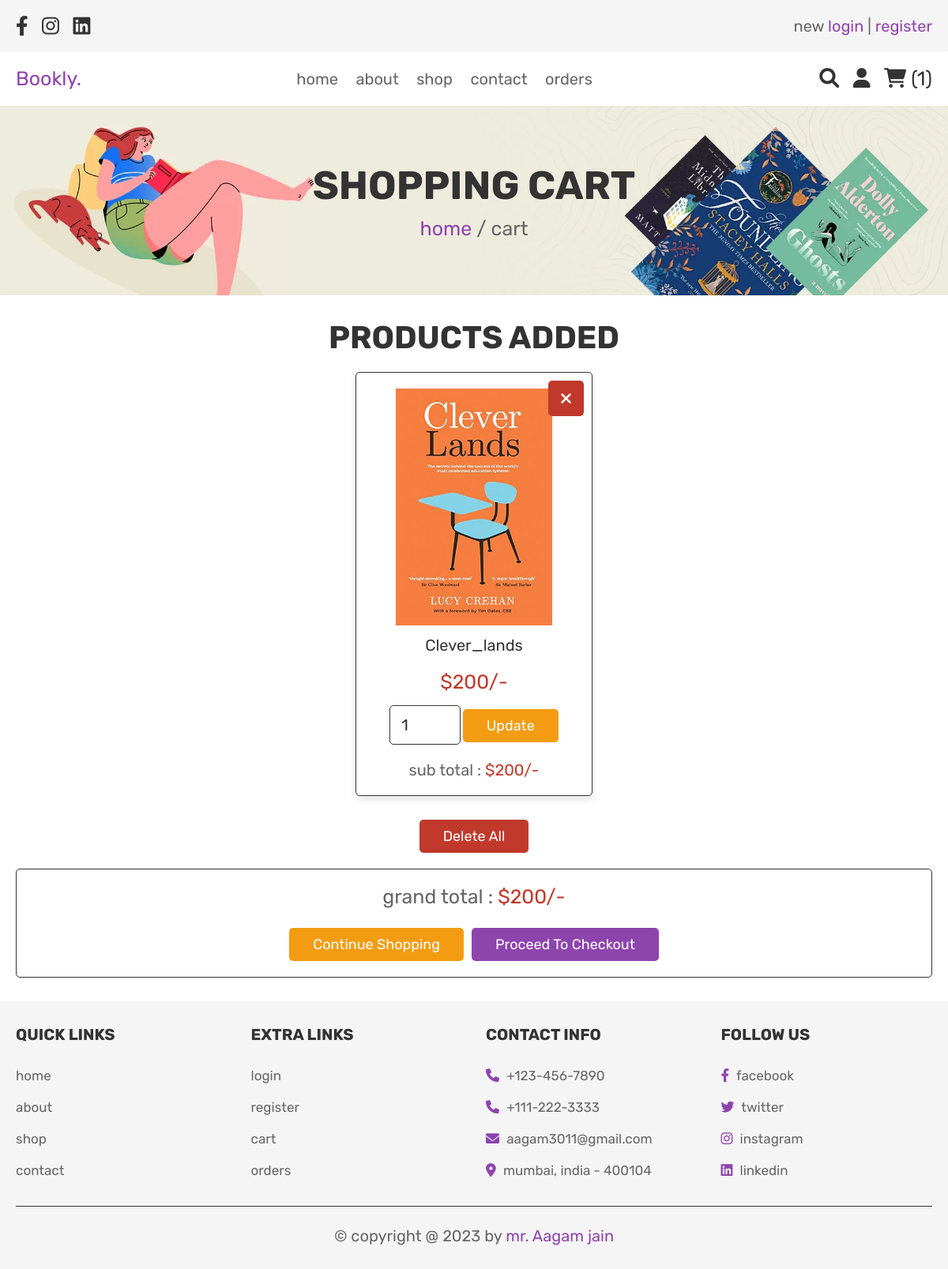
Page /cart.php (signed in) on the committed database.
### tables this page shows
CREATE TABLE `cart` (
  `id` int(100) NOT NULL,
  `user_id` int(100) NOT NULL,
  `name` varchar(192) NOT NULL,
  `price` int(100) NOT NULL,
  `quantity` int(100) NOT NULL,
  `image` varchar(100) NOT NULL
);

### cart.php (the view, shortened to what this page needs)
<?php
include 'config.php';
$user_id = $_SESSION['user_id'];
?>
<!DOCTYPE html>
<html lang="en">
<head>
   <link rel="stylesheet" href="https://cdnjs.cloudflare.com/ajax/libs/font-awesome/6.0.0/css/all.min.css">
   <link rel="stylesheet" href="css/style.css">
</head>
<body>
<?php include 'header.php'; ?>
<div class="heading">
   <h3>shopping cart</h3>
   <p> <a href="home.php">home</a> / cart </p>
</div>
<section class="shopping-cart">
   <h1 class="title">products added</h1>
   <div class="box-container">
      <?php
         $grand_total = 0;
         $select_cart = mysqli_query($conn, "SELECT * FROM `cart` WHERE user_id = '$user_id'") or die('query failed');
         if(mysqli_num_rows($select_cart) > 0){
            while($fetch_cart = mysqli_fetch_assoc($select_cart)){
      ?>
      <div class="box">
         <a href="cart.php?delete=<?php echo $fetch_cart['id']; ?>" class="fas fa-times" onclick="return confirm('delete this from cart?');"></a>
         <img src="uploaded_img/<?php echo $fetch_cart['image']; ?>" alt="">
         <div class="name"><?php echo $fetch_cart['name']; ?></div>
         <div class="price">$<?php echo $fetch_cart['price']; ?>/-</div>
         <form action="" method="post">
            <input type="number" min="1" name="cart_quantity" value="<?php echo $fetch_cart['quantity']; ?>">
            <input type="submit" name="update_cart" value="update" class="option-btn">
         </form>
         <div class="sub-total"> sub total : <span>$<?php echo $sub_total = ($fetch_cart['quantity'] * $fetch_cart['price']); ?>/-</span> </div>
      </div>
      <?php
      $grand_total += $sub_total;
         }
      }else{
         echo '<p class="empty">your cart is empty</p>';
      }
      ?>
   </div>
   <div style="margin-top: 2rem; text-align:center;">
      <a href="cart.php?delete_all" class="delete-btn <?php echo ($grand_total > 1)?'':'disabled'; ?>" onclick="return confirm('delete all from cart?');">delete all</a>
   </div>
   <div class="cart-total">
      <p>grand total : <span>$<?php echo $grand_total; ?>/-</span></p>
      <div class="flex">
         <a href="shop.php" class="option-btn">continue shopping</a>
         <a href="checkout.php" class="btn <?php echo ($grand_total > 1)?'':'disabled'; ?>">proceed to checkout</a>
      </div>
   </div>
</section>
<?php include 'footer.php'; ?>
</body>
</html>

### style.css (style rules this page uses)
:root { --purple:#8e44ad; --red:#c0392b; --orange:#f39c12; --black:#333; --white:#fff; --light-color:#666; --light-white:#ccc; --light-bg:#f5f5f5; --border:.1rem solid var(--black); --box-shadow:0 .5rem 1rem rgba(0,0,0,.1); }
* { font-family: 'Rubik', sans-serif; margin:0; padding:0; box-sizing: border-box; outline: none; border:none; text-decoration: none; transition:all .2s linear; }
html { font-size: 62.5%; overflow-x: hidden; }
section { padding:3rem 2rem; }
.title { text-align: center; margin-bottom: 2rem; text-transform: uppercase; color:var(--black); font-size: 4rem; }
.btn, .option-btn, .delete-btn, .white-btn { display: inline-block; margin-top: 1rem; padding:1rem 3rem; cursor: pointer; color:var(--white); font-size: 1.8rem; border-radius: .5rem; text-transform: capitalize; }
.white-btn, .btn { background-color: var(--purple); }
.option-btn { background-color: var(--orange); }
.delete-btn { background-color: var(--red); }
.heading { min-height: 30vh; display: flex; flex-flow: column; align-items: center; justify-content: center; gap:1rem; background: url(../images/heading-bg.webp) no-repeat; background-size: cover; background-position: center; text-align: center; }
.heading h3 { font-size: 5rem; color:var(--black); text-transform: uppercase; }
.heading p { font-size: 2.5rem; color:var(--light-color); }
.heading p a { color:var(--purple); }
.shopping-cart .box-container { max-width: 1200px; margin:0 auto; display: grid; grid-template-columns: repeat(auto-fit, 30rem); align-items: center; gap:1.5rem; justify-content: center; }
.shopping-cart .box-container .box { text-align: center; padding:2rem; border-radius: .5rem; background-color: var(--white); box-shadow: var(--box-shadow); position: relative; border:var(--border); }
.shopping-cart .box-container .box .fa-times { position: absolute; top:1rem; right:1rem; height: 4.5rem; width: 4.5rem; line-height: 4.5rem; font-size: 2rem; background-color: var(--red); color:var(--white); border-radius: .5rem; }
.shopping-cart .box-container .box img { height: 30rem; }
.shopping-cart .box-container .box .name { padding:1rem 0; font-size: 2rem; color:var(--black); }
.shopping-cart .box-container .box .price { padding:1rem 0; font-size: 2.5rem; color:var(--red); }
.shopping-cart .box-container .box input[type="number"] { margin:.5rem 0; border:var(--border); border-radius: .5rem; padding:1.2rem 1.4rem; font-size: 2rem; color:var(--black); width: 9rem; }
.shopping-cart .box-container .box .sub-total { padding-top: 1.5rem; font-size: 2rem; color:var(--light-color); }
.shopping-cart .box-container .box .sub-total span { color:var(--red); }
.shopping-cart .cart-total { max-width: 1200px; margin:0 auto; border:var(--border); padding:2rem; text-align: center; margin-top: 2rem; border-radius: .5rem; }
.shopping-cart .cart-total p { font-size: 2.5rem; color:var(--light-color); }
.shopping-cart .cart-total p span { color:var(--red); }
.shopping-cart .cart-total .flex { display: flex; flex-wrap: wrap; column-gap:1rem; margin-top: 1.5rem; justify-content: center; }

### rows in the picture
cart: image (picture), name "Clever_lands", price "200", cart_quantity "1"

### other values in the picture
$cart_rows_number "1"
$grand_total "200"
